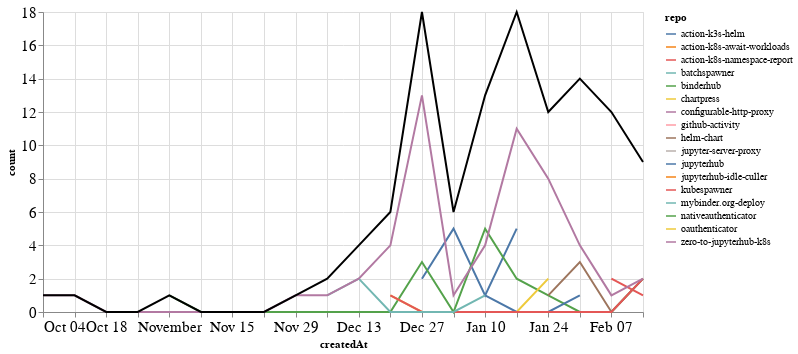

The notebook cell saved with this chart:
### Markdown cell above
### PRs

### Code cell
prs_time = prs.groupby('repo').resample('W', on='createdAt').count()['author'].reset_index()
prs_time = prs_time.rename(columns={'author': 'count'})
prs_time_total = prs_time.groupby('createdAt').agg({"count": "sum"}).reset_index()

ch1 = alt.Chart(prs_time, width=600).mark_line().encode(
    x='createdAt',
    y='count',
    color='repo',
    tooltip="repo"
)

ch2 = alt.Chart(prs_time_total, width=600).mark_line(color="black").encode(
    x='createdAt',
    y='count',
)

ch1 + ch2

### Figure 1 — Vega-Lite specification as saved in the notebook (floating-point values rounded to 4 significant figures)
{"config": {"axisLeft": {"labelFontSize": 15}, "axisBottom": {"labelFontSize": 15}}, "layer": [{"data": {"name": "data-3b9697fd77ea51d6892bcef90ba99940"}, "mark": "line", "encoding": {"color": {"type": "nominal", "field": "repo"}, "tooltip": {"type": "nominal", "field": "repo"}, "x": {"type": "temporal", "field": "createdAt"}, "y": {"type": "quantitative", "field": "count"}}, "width": 600}, {"data": {"name": "data-2bc9c4ebe3c71993f2fec27fc586c451"}, "mark": {"type": "line", "color": "black"}, "encoding": {"x": {"type": "temporal", "field": "createdAt"}, "y": {"type": "quantitative", "field": "count"}}, "width": 600}], "$schema": "https://vega.github.io/schema/vega-lite/v4.8.1.json", "datasets": {"data-3b9697fd77ea51d6892bcef90ba99940": [{"repo": "action-k3s-helm", "createdAt": "2020-12-27T00:00:00", "count": 2}, {"repo": "action-k3s-helm", "createdAt": "2021-01-03T00:00:00", "count": 5}, {"repo": "action-k3s-helm", "createdAt": "2021-01-10T00:00:00", "count": 1}, {"repo": "action-k3s-helm", "createdAt": "2021-01-17T00:00:00", "count": 5}, {"repo": "action-k8s-await-workloads", "createdAt": "2021-02-07T00:00:00", "count": 3}, {"repo": "action-k8s-namespace-report", "createdAt": "2021-02-07T00:00:00", "count": 2}, {"repo": "action-k8s-namespace-report", "createdAt": "2021-02-14T00:00:00", "count": 1}, {"repo": "batchspawner", "createdAt": "2021-01-31T00:00:00", "count": 1}, {"repo": "binderhub", "createdAt": "2020-11-01T00:00:00", "count": 1}, {"repo": "binderhub", "createdAt": "2020-11-08T00:00:00", "count": 0}, {"repo": "binderhub", "createdAt": "2020-11-15T00:00:00", "count": 0}, {"repo": "binderhub", "createdAt": "2020-11-22T00:00:00", "count": 0}, {"repo": "binderhub", "createdAt": "2020-11-29T00:00:00", "count": 0}, {"repo": "binderhub", "createdAt": "2020-12-06T00:00:00", "count": 0}, {"repo": "binderhub", "createdAt": "2020-12-13T00:00:00", "count": 0}, {"repo": "binderhub", "createdAt": "2020-12-20T00:00:00", "count": 0}, {"repo": "binderhub", "createdAt": "2020-12-27T00:00:00", "count": 3}, {"repo": "binderhub", "createdAt": "2021-01-03T00:00:00", "count": 0}, {"repo": "binderhub", "createdAt": "2021-01-10T00:00:00", "count": 5}, {"repo": "binderhub", "createdAt": "2021-01-17T00:00:00", "count": 2}, {"repo": "binderhub", "createdAt": "2021-01-24T00:00:00", "count": 1}, {"repo": "binderhub", "createdAt": "2021-01-31T00:00:00", "count": 0}, {"repo": "binderhub", "createdAt": "2021-02-07T00:00:00", "count": 0}, {"repo": "binderhub", "createdAt": "2021-02-14T00:00:00", "count": 2}, {"repo": "chartpress", "createdAt": "2020-12-20T00:00:00", "count": 1}, {"repo": "chartpress", "createdAt": "2020-12-27T00:00:00", "count": 0}, {"repo": "chartpress", "createdAt": "2021-01-03T00:00:00", "count": 0}, {"repo": "chartpress", "createdAt": "2021-01-10T00:00:00", "count": 0}, {"repo": "chartpress", "createdAt": "2021-01-17T00:00:00", "count": 0}, {"repo": "chartpress", "createdAt": "2021-01-24T00:00:00", "count": 2}, {"repo": "configurable-http-proxy", "createdAt": "2021-02-07T00:00:00", "count": 2}, {"repo": "github-activity", "createdAt": "2021-01-10T00:00:00", "count": 1}, {"repo": "helm-chart", "createdAt": "2021-01-24T00:00:00", "count": 1}, {"repo": "helm-chart", "createdAt": "2021-01-31T00:00:00", "count": 3}, {"repo": "helm-chart", "createdAt": "2021-02-07T00:00:00", "count": 0}, {"repo": "helm-chart", "createdAt": "2021-02-14T00:00:00", "count": 2}, {"repo": "jupyter-server-proxy", "createdAt": "2021-02-07T00:00:00", "count": 3}, {"repo": "jupyterhub", "createdAt": "2021-01-10T00:00:00", "count": 1}, {"repo": "jupyterhub", "createdAt": "2021-01-17T00:00:00", "count": 0}, {"repo": "jupyterhub", "createdAt": "2021-01-24T00:00:00", "count": 0}, {"repo": "jupyterhub", "createdAt": "2021-01-31T00:00:00", "count": 1}, {"repo": "jupyterhub-idle-culler", "createdAt": "2021-01-31T00:00:00", "count": 1}, {"repo": "kubespawner", "createdAt": "2020-12-20T00:00:00", "count": 1}, {"repo": "kubespawner", "createdAt": "2020-12-27T00:00:00", "count": 0}, {"repo": "kubespawner", "createdAt": "2021-01-03T00:00:00", "count": 0}, {"repo": "kubespawner", "createdAt": "2021-01-10T00:00:00", "count": 0}, {"repo": "kubespawner", "createdAt": "2021-01-17T00:00:00", "count": 0}, {"repo": "kubespawner", "createdAt": "2021-01-24T00:00:00", "count": 0}, {"repo": "kubespawner", "createdAt": "2021-01-31T00:00:00", "count": 0}, {"repo": "kubespawner", "createdAt": "2021-02-07T00:00:00", "count": 0}, {"repo": "kubespawner", "createdAt": "2021-02-14T00:00:00", "count": 2}, {"repo": "mybinder.org-deploy", "createdAt": "2020-12-06T00:00:00", "count": 1}, {"repo": "mybinder.org-deploy", "createdAt": "2020-12-13T00:00:00", "count": 2}, {"repo": "mybinder.org-deploy", "createdAt": "2020-12-20T00:00:00", "count": 0}, {"repo": "mybinder.org-deploy", "createdAt": "2020-12-27T00:00:00", "count": 0}, {"repo": "mybinder.org-deploy", "createdAt": "2021-01-03T00:00:00", "count": 0}, {"repo": "mybinder.org-deploy", "createdAt": "2021-01-10T00:00:00", "count": 1}, {"repo": "nativeauthenticator", "createdAt": "2021-01-31T00:00:00", "count": 4}, {"repo": "oauthenticator", "createdAt": "2021-02-07T00:00:00", "count": 1}, {"repo": "zero-to-jupyterhub-k8s", "createdAt": "2020-10-04T00:00:00", "count": 1}, {"repo": "zero-to-jupyterhub-k8s", "createdAt": "2020-10-11T00:00:00", "count": 1}, {"repo": "zero-to-jupyterhub-k8s", "createdAt": "2020-10-18T00:00:00", "count": 0}, {"repo": "zero-to-jupyterhub-k8s", "createdAt": "2020-10-25T00:00:00", "count": 0}, {"repo": "zero-to-jupyterhub-k8s", "createdAt": "2020-11-01T00:00:00", "count": 0}, {"repo": "zero-to-jupyterhub-k8s", "createdAt": "2020-11-08T00:00:00", "count": 0}, {"repo": "zero-to-jupyterhub-k8s", "createdAt": "2020-11-15T00:00:00", "count": 0}, {"repo": "zero-to-jupyterhub-k8s", "createdAt": "2020-11-22T00:00:00", "count": 0}, {"repo": "zero-to-jupyterhub-k8s", "createdAt": "2020-11-29T00:00:00", "count": 1}, {"repo": "zero-to-jupyterhub-k8s", "createdAt": "2020-12-06T00:00:00", "count": 1}, {"repo": "zero-to-jupyterhub-k8s", "createdAt": "2020-12-13T00:00:00", "count": 2}, {"repo": "zero-to-jupyterhub-k8s", "createdAt": "2020-12-20T00:00:00", "count": 4}, {"repo": "zero-to-jupyterhub-k8s", "createdAt": "2020-12-27T00:00:00", "count": 13}, {"repo": "zero-to-jupyterhub-k8s", "createdAt": "2021-01-03T00:00:00", "count": 1}, {"repo": "zero-to-jupyterhub-k8s", "createdAt": "2021-01-10T00:00:00", "count": 4}, {"repo": "zero-to-jupyterhub-k8s", "createdAt": "2021-01-17T00:00:00", "count": 11}, {"repo": "zero-to-jupyterhub-k8s", "createdAt": "2021-01-24T00:00:00", "count": 8}, {"repo": "zero-to-jupyterhub-k8s", "createdAt": "2021-01-31T00:00:00", "count": 4}, {"repo": "zero-to-jupyterhub-k8s", "createdAt": "2021-02-07T00:00:00", "count": 1}, {"repo": "zero-to-jupyterhub-k8s", "createdAt": "2021-02-14T00:00:00", "count": 2}], "data-2bc9c4ebe3c71993f2fec27fc586c451": [{"createdAt": "2020-10-04T00:00:00", "count": 1}, {"createdAt": "2020-10-11T00:00:00", "count": 1}, {"createdAt": "2020-10-18T00:00:00", "count": 0}, {"createdAt": "2020-10-25T00:00:00", "count": 0}, {"createdAt": "2020-11-01T00:00:00", "count": 1}, {"createdAt": "2020-11-08T00:00:00", "count": 0}, {"createdAt": "2020-11-15T00:00:00", "count": 0}, {"createdAt": "2020-11-22T00:00:00", "count": 0}, {"createdAt": "2020-11-29T00:00:00", "count": 1}, {"createdAt": "2020-12-06T00:00:00", "count": 2}, {"createdAt": "2020-12-13T00:00:00", "count": 4}, {"createdAt": "2020-12-20T00:00:00", "count": 6}, {"createdAt": "2020-12-27T00:00:00", "count": 18}, {"createdAt": "2021-01-03T00:00:00", "count": 6}, {"createdAt": "2021-01-10T00:00:00", "count": 13}, {"createdAt": "2021-01-17T00:00:00", "count": 18}, {"createdAt": "2021-01-24T00:00:00", "count": 12}, {"createdAt": "2021-01-31T00:00:00", "count": 14}, {"createdAt": "2021-02-07T00:00:00", "count": 12}, {"createdAt": "2021-02-14T00:00:00", "count": 9}]}}
